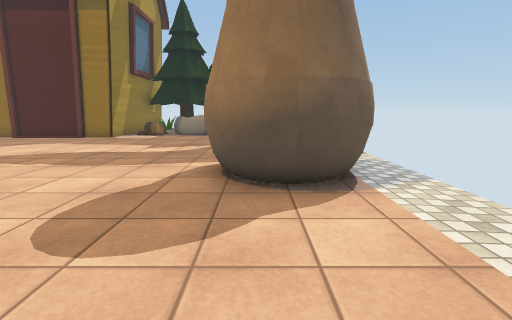
[1] (above)

24 first-person views from a walk through a 3-D level made in the Unity game engine. The camera is 1.2 m above the floor, tilts 10° down and sees 85° across. The floor is counted in squares, 1 m on a side. Each view is taken from the middle of a square. On the plan, view 1 faces up. The plan holds only what a view shows up to about 13 squares ahead; the rest is blank. The place goes on beyond the plan. Some surface patterns are stand-ins.

[2]
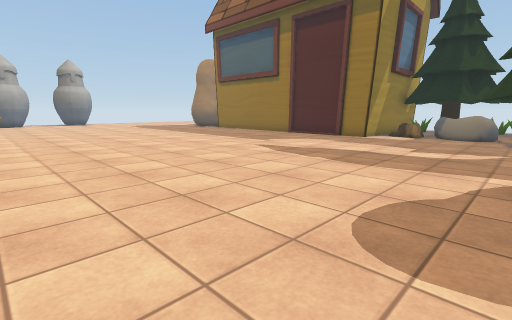

[3]
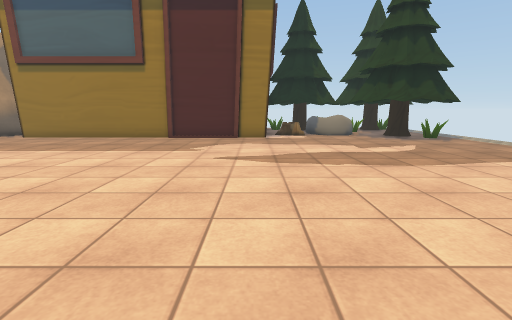

[4]
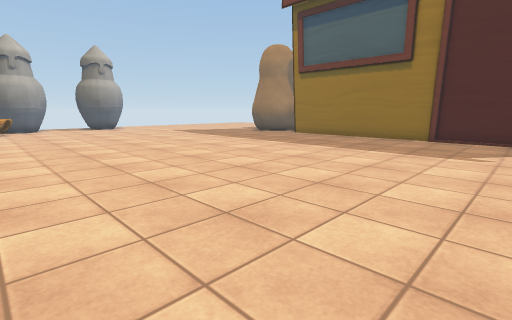

[5]
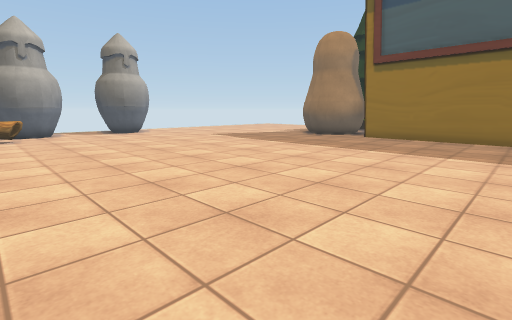

[6]
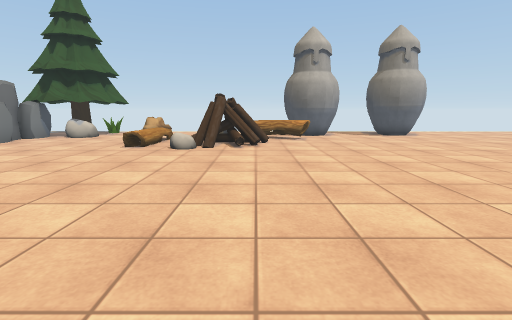

[7]
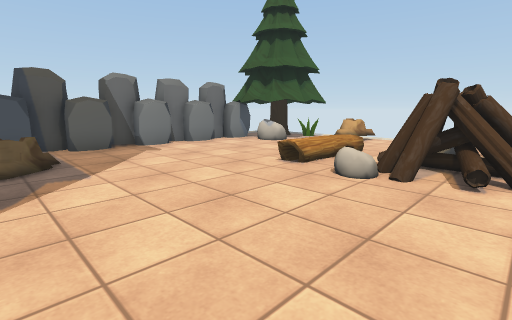

[8]
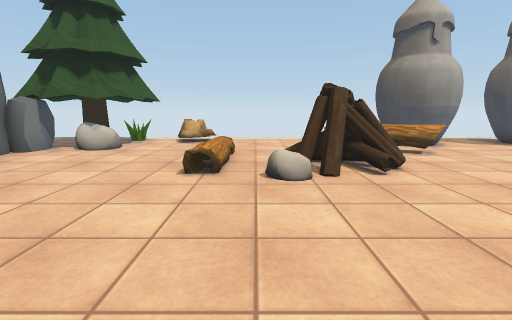

[9]
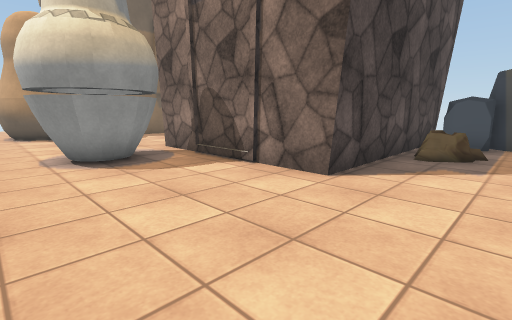

[10]
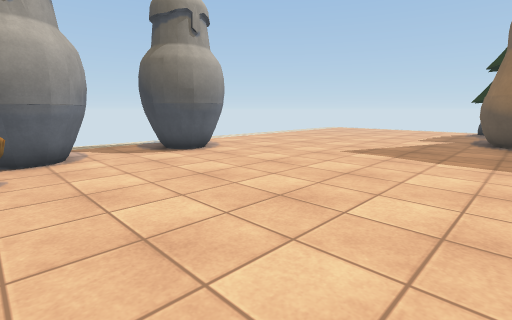

[11]
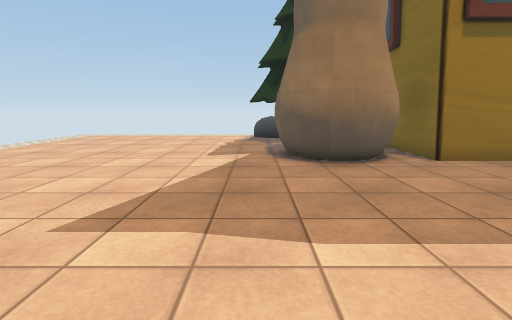

[12]
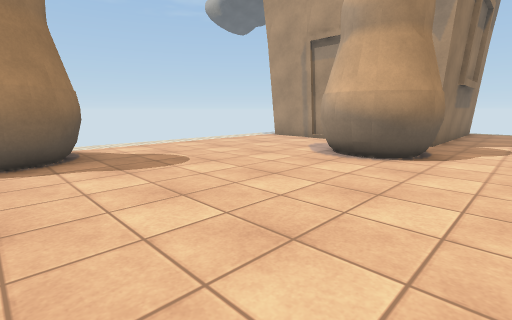

[13]
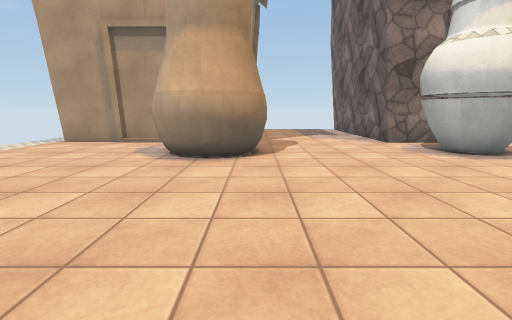

[14]
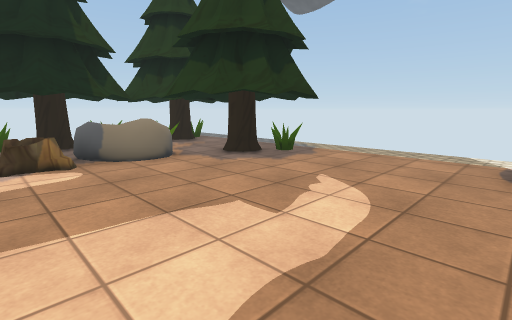

[15]
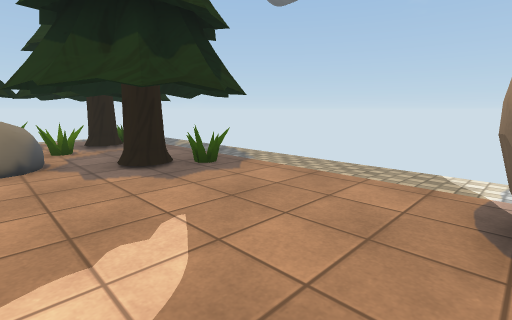

[16]
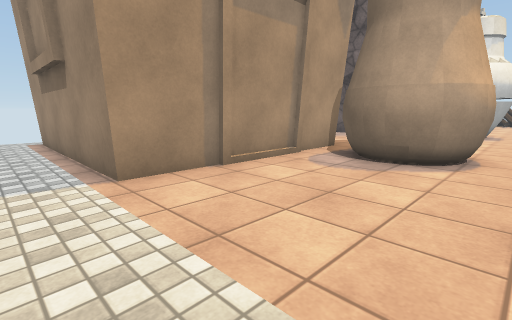

[17]
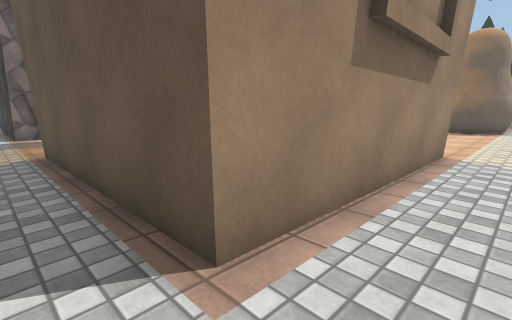

[18]
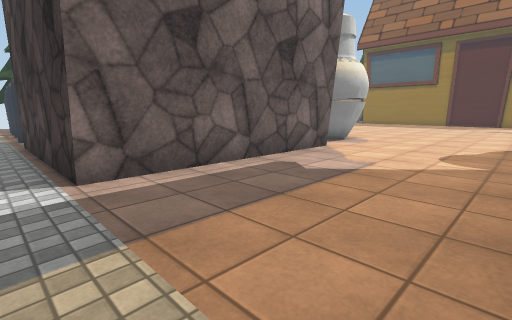

[19]
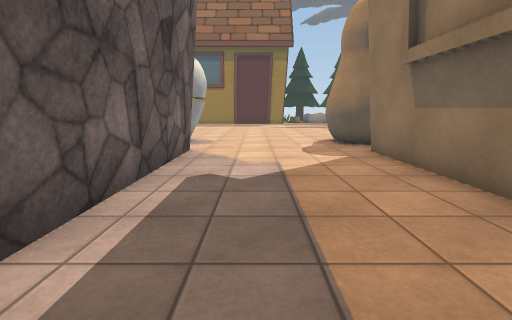

[20]
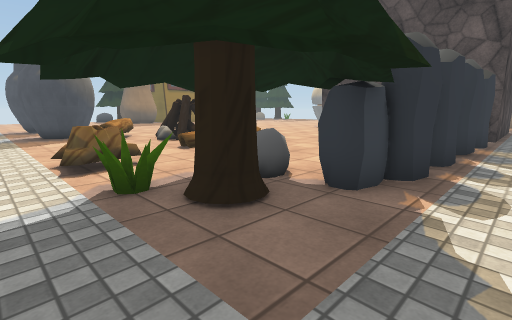

[21]
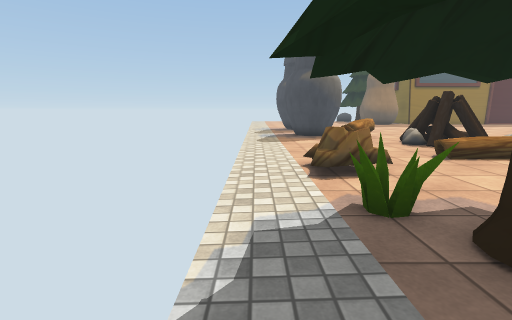

[22]
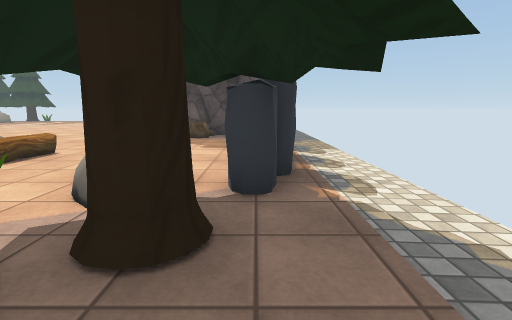

[23]
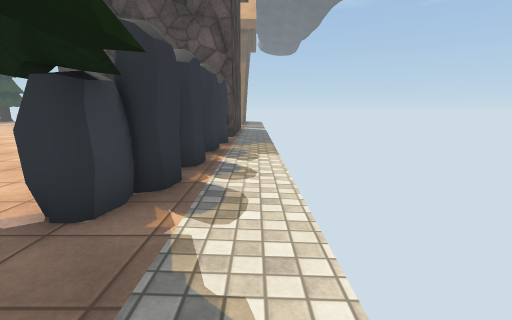

[24]
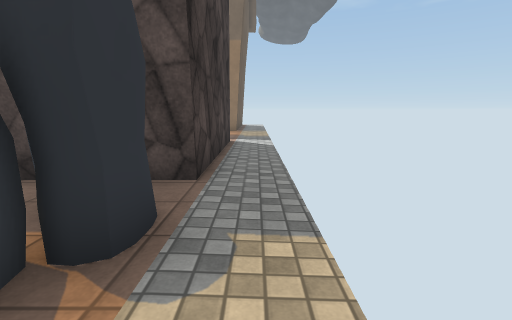

### Floor plan
Key: @ floor where view 1 was taken; # wall or solid block; . main floor; : floor 0.5 m higher than the main floor; / step, stairs or slope; O other object.
Columns run from 31 left of view 1 to 3 right of it. Each row starts with its distance up from view 1.
 20           O                   .O
 19 .........OO               OOO OOO
 18 .........OO               O OO.OO
 17 .........OO               OOOOOO.O.
 16 ..........O  O            OOOOOO  .
 15  .........   O           OOO  OOO..
 14   ........#  O          O.OOOO. OO.
 13   ........###OOOOOOOOOOOO....OOOOO.
 12    ........##................OOOO..
 11    ...........................OO...
 10   .................................
  9  ..................................
  8  ..................................
  7    O...........................##..
  6    OO.........................### .
  5 ..OOO.........................####.
  4 ...............................##..
  3 .. O...............................
  2  .OOO..............................
  1 .OOOOO.............................
  0 ....OO.........................@...
 -1 ...OO.OO..........OO.....###.......
 -2 ....O.OO.........OOOO....####......
 -3 ......OOO.........OOO....####......
 -4 ......../.................##.......
 -5 .....:://.....#######....OOOOOOOO..
 -6 ..O...........#     #....O      O..
 -7 ..O...........#     #....O      O..
 -8 ..OO.........O#     #....O      O..
 -9 .OOOO........O#     #....O      O..
-10 OOOOOO........#     #....O      O..
-11 .O.OOOOOOOOOOO#     #....O      O..
-12 ..OO.OOOOOOOO.#######....OOOOOOOO.
-13 ...................................

Positions as (right, up) in squares from view 1, and headings:
1: (0, 0), facing up
2: (-1, 0), facing up-left
3: (-7, 0), facing up
4: (-8, 0), facing up-left
5: (-12, 0), facing up-left
6: (-14, -1), facing left
7: (-18, -1), facing down-left
8: (-18, -4), facing left
9: (-20, 0), facing down-right
10: (-20, 1), facing up-left
11: (-22, 6), facing up
12: (-8, 6), facing down-right
13: (-6, 6), facing down
14: (-6, 7), facing up-right
15: (-3, 7), facing up-right
16: (3, 0), facing down-left
17: (3, -13), facing up-left
18: (-6, -13), facing up-left
19: (-9, -13), facing up
20: (-31, -13), facing up-right
21: (-31, -12), facing up
22: (-31, -11), facing right
23: (-30, -13), facing right
24: (-22, -13), facing right
